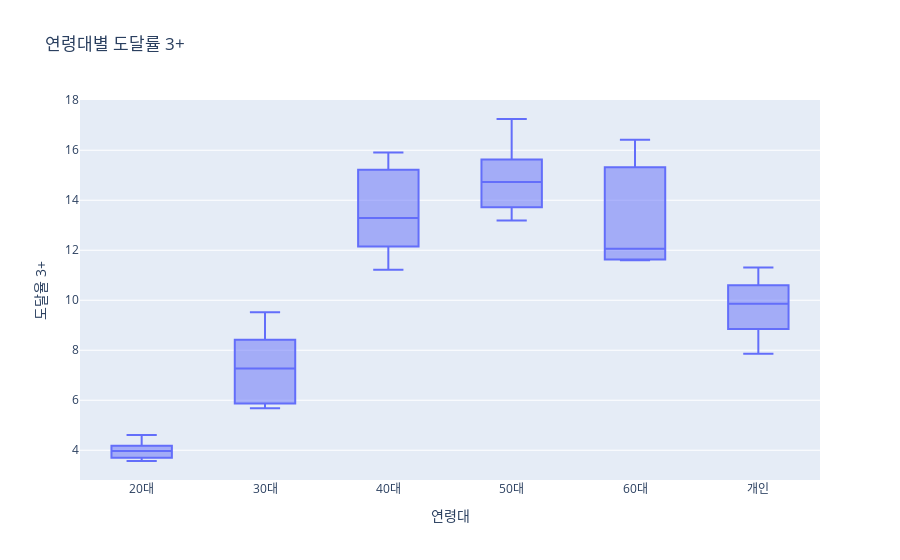

This figure's notebook cell:
### Code cell
# 연령대별 도달률 3+ 분포
px.box(data_frame=age_df, x='연령대', y='도달율 3+', title="연령대별 도달률 3+")

### Figure 1 — Plotly figure (JSON) as saved in the notebook; plotly's stock layout.template omitted (floating-point values rounded to 4 significant figures)
{"data": [{"alignmentgroup": "True", "hovertemplate": "연령대=%{x}<br>도달율 3+=%{y}<extra></extra>", "legendgroup": "", "marker": {"color": "#636efa"}, "name": "", "notched": false, "offsetgroup": "", "orientation": "v", "showlegend": false, "type": "box", "x": ["20대", "20대", "20대", "20대", "20대", "20대", "30대", "30대", "30대", "30대", "30대", "30대", "40대", "40대", "40대", "40대", "40대", "40대", "50대", "50대", "50대", "50대", "50대", "50대", "60대", "60대", "60대", "60대", "60대", "60대", "개인", "개인", "개인", "개인", "개인", "개인"], "x0": " ", "xaxis": "x", "y": [3.8, 4.14, 4.18, 3.57, 4.61, 3.7, 5.87, 8.42, 9.52, 6.55, 7.99, 5.68, 11.22, 14.11, 15.91, 12.48, 15.22, 12.15, 13.19, 14.3, 15.17, 13.72, 17.25, 15.63, 11.63, 11.79, 12.33, 11.6, 15.32, 16.42, 7.86, 9.64, 10.6, 8.85, 11.31, 10.09], "y0": " ", "yaxis": "y"}], "layout": {"boxmode": "group", "legend": {"tracegroupgap": 0}, "title": {"text": "연령대별 도달률 3+"}, "xaxis": {"anchor": "y", "domain": [0, 1], "title": {"text": "연령대"}}, "yaxis": {"anchor": "x", "domain": [0, 1], "title": {"text": "도달율 3+"}}}}
